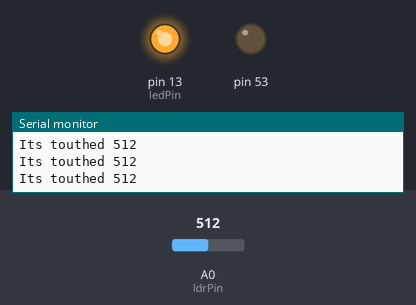
A sketch run on a simulated Arduino Mega 2560, built with avr-gcc and run on an emulated ATmega2560. On the bench: output pins drawn as LEDs (lit = HIGH), the last lines printed to the serial monitor. The test bench sets the inputs (shaded band); at power-on: A0 (ldrPin) = 512.

Above: at 1.2 s.
1.3 s: A0 (ldrPin) set to 23
4.3 s: A0 (ldrPin) set to 19
At 5.0 s:
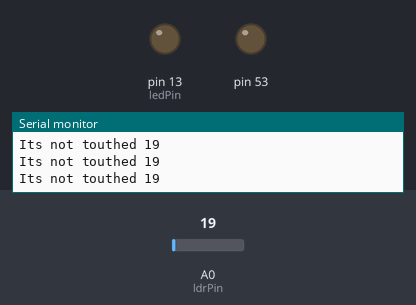
Timing chart, 0 to 7.3 s (numbered marks = the images above; inputs shaded):
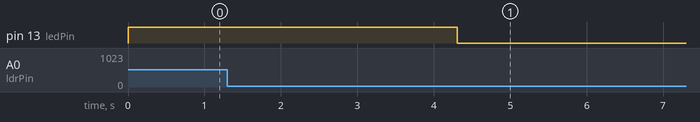

Measured:
- the behaviour switches between 21 and 20 on A0 (ldrPin) (found by bisection; images 0 and 1)
- after the input at 4.3 s, pin 13 (ledPin): HIGH → LOW at once

The sketch:

ldr_3.ino
```cpp
const int ledPin = 13;

const int ldrPin = A0;

void setup() {

Serial.begin(9600);

pinMode(ledPin, OUTPUT);
pinMode(53, OUTPUT);
pinMode(ldrPin, INPUT);

}

void loop() {

int ldrStatus = analogRead(ldrPin);

if (ldrStatus <= 20) {

digitalWrite(ledPin, LOW);
Serial.print("Its not touthed ");

Serial.println(ldrStatus);

} else {

digitalWrite(ledPin, HIGH);


Serial.print("Its touthed ");

Serial.println(ldrStatus);

}

}
```
